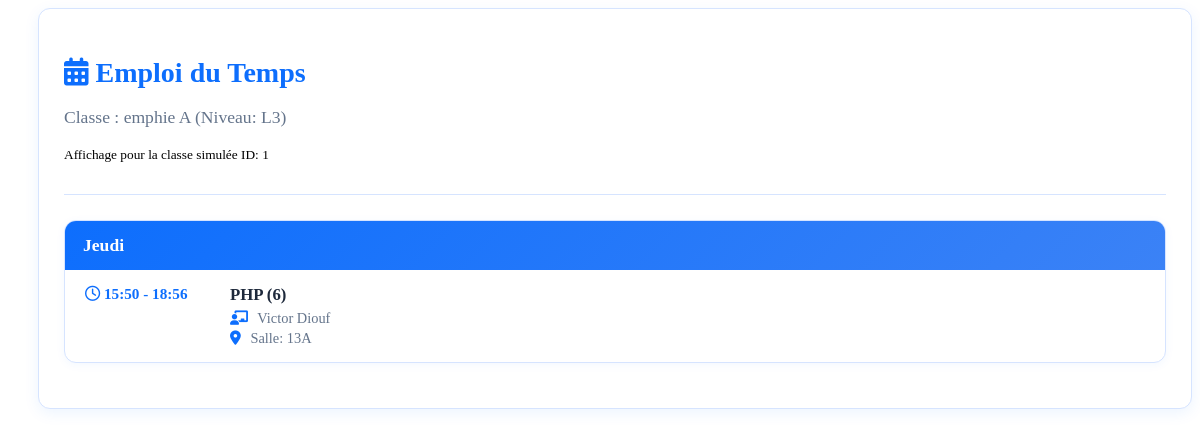
/dashboard/etudiant/emploi_temps.php, run on the app's committed database.
### tables this page shows
CREATE TABLE IF NOT EXISTS `emplois_temps` (
  `id` int NOT NULL AUTO_INCREMENT,
  `jour_semaine` enum('Lundi','Mardi','Mercredi','Jeudi','Vendredi','Samedi') DEFAULT NULL,
  `heure_debut` time DEFAULT NULL,
  `heure_fin` time DEFAULT NULL,
  `id_classe` int DEFAULT NULL,
  `id_matiere` int DEFAULT NULL,
  `salle` varchar(50) DEFAULT NULL,
  PRIMARY KEY (`id`),
  KEY `id_classe` (`id_classe`),
  KEY `id_matiere` (`id_matiere`)
);

CREATE TABLE IF NOT EXISTS `classes` (
  `id` int NOT NULL AUTO_INCREMENT,
  `nom_classe` varchar(100) DEFAULT NULL,
  `niveau` varchar(50) DEFAULT NULL,
  `id_filiere` int DEFAULT NULL,
  PRIMARY KEY (`id`),
  KEY `id_filiere` (`id_filiere`)
);

CREATE TABLE IF NOT EXISTS `matieres` (
  `id` int NOT NULL AUTO_INCREMENT,
  `nom_matiere` varchar(100) DEFAULT NULL,
  `code_matiere` varchar(20) DEFAULT NULL,
  `id_enseignant` int DEFAULT NULL,
  `id_classe` int DEFAULT NULL,
  PRIMARY KEY (`id`),
  KEY `id_enseignant` (`id_enseignant`),
  KEY `id_classe` (`id_classe`)
);

CREATE TABLE IF NOT EXISTS `utilisateurs` (
  `id` int NOT NULL AUTO_INCREMENT,
  `nom` varchar(100) DEFAULT NULL,
  `prenom` varchar(100) DEFAULT NULL,
  `email` varchar(100) DEFAULT NULL,
  `mot_de_passe` varchar(255) DEFAULT NULL,
  `role` enum('admin','etudiant','enseignant') DEFAULT NULL,
  `photo` varchar(255) DEFAULT NULL,
  `date_inscription` datetime DEFAULT CURRENT_TIMESTAMP,
  PRIMARY KEY (`id`),
  UNIQUE KEY `email` (`email`)
);

### dashboard/etudiant/emploi_temps.php (the view, shortened to what this page needs)
<?php
$database = new Database();
$conn = $database->connect();
function get_emploi_du_temps_for_classe($db_conn, $id_classe) {
    $stmt = $db_conn->prepare("
        SELECT
            et.id, et.jour_semaine, et.heure_debut, et.heure_fin, et.salle,
            m.nom_matiere, m.code_matiere,
            u.nom as nom_enseignant, u.prenom as prenom_enseignant,
            c.nom_classe, c.niveau
        FROM emplois_temps et
        JOIN matieres m ON et.id_matiere = m.id
        JOIN classes c ON et.id_classe = c.id
        JOIN enseignants ens ON m.id_enseignant = ens.id
        JOIN utilisateurs u ON ens.id_utilisateur = u.id
        WHERE et.id_classe = :id_classe
        ORDER BY FIELD(et.jour_semaine, 'Lundi', 'Mardi', 'Mercredi', 'Jeudi', 'Vendredi', 'Samedi'), et.heure_debut ASC
    ");
    $stmt->bindParam(':id_classe', $id_classe, PDO::PARAM_INT);
    $stmt->execute();
    $emploi_temps_grouped = [];
    while ($row = $stmt->fetch(PDO::FETCH_ASSOC)) {
        $emploi_temps_grouped[$row['jour_semaine']][] = $row;
        if (!isset($emploi_temps_grouped['classe_info'])) {
            $emploi_temps_grouped['classe_info'] = [
                'nom_classe' => $row['nom_classe'],
                'niveau' => $row['niveau']
            ];
        }
    }
    return $emploi_temps_grouped;
}
$emploi_temps = get_emploi_du_temps_for_classe($conn, SIMULATED_CLASSE_ID_EMPLOI_TEMPS);
$classe_info = $emploi_temps['classe_info'] ?? ['nom_classe' => 'Inconnue', 'niveau' => 'Inconnu'];
unset($emploi_temps['classe_info']);
$jours_semaine_ordre = ['Lundi', 'Mardi', 'Mercredi', 'Jeudi', 'Vendredi', 'Samedi'];
?>
<!DOCTYPE html>
<html lang="fr">
<head>
    <link rel="stylesheet" href="../../assets/css/style.css">
    <link rel="stylesheet" href="https://cdnjs.cloudflare.com/ajax/libs/font-awesome/6.0.0-beta3/css/all.min.css">
</head>
<body>
    <div class="dashboard-container">
        <div class="main-wrapper">
            <main class="content-area">
                <div class="main-column" style="width: 100%;">
                     <div class="page-container">
                        <div class="page-header">
                            <h2><i class="fas fa-calendar-alt"></i> Emploi du Temps</h2>
                            <p class="classe-info-display">
                                Classe : <?php echo htmlspecialchars($classe_info['nom_classe']); ?>
                                (Niveau: <?php echo htmlspecialchars($classe_info['niveau']); ?>)
                            </p>
                            <p><small>Affichage pour la classe simulée ID: <?php echo SIMULATED_CLASSE_ID_EMPLOI_TEMPS; ?></small></p>
                        </div>
                        <div class="emploi-temps-grid">
                            <?php if (empty($emploi_temps)): ?>
                                <p>Aucun emploi du temps n'est disponible pour cette classe pour le moment.</p>
                            <?php else: ?>
                                <?php foreach ($jours_semaine_ordre as $jour): ?>
                                    <?php if (isset($emploi_temps[$jour]) && !empty($emploi_temps[$jour])): ?>
                                        <div class="jour-colonne">
                                            <div class="jour-header"><?php echo htmlspecialchars($jour); ?></div>
                                            <?php foreach ($emploi_temps[$jour] as $creneau): ?>
                                                <div class="creneau-item">
                                                    <div class="creneau-horaire">
                                                        <i class="far fa-clock"></i>
                                                        <?php echo date('H:i', strtotime($creneau['heure_debut'])); ?> -
                                                        <?php echo date('H:i', strtotime($creneau['heure_fin'])); ?>
                                                    </div>
                                                    <div class="creneau-details">
                                                        <div class="matiere-nom">
                                                            <?php echo htmlspecialchars($creneau['nom_matiere']); ?>
                                                            (<?php echo htmlspecialchars($creneau['code_matiere']); ?>)
                                                        </div>
                                                        <span class="enseignant-nom">
                                                           <i class="fas fa-chalkboard-teacher"></i> <?php echo htmlspecialchars($creneau['prenom_enseignant'] . ' ' . $creneau['nom_enseignant']); ?>
                                                        </span>
                                                        <?php if (!empty($creneau['salle'])): ?>
                                                            <span class="salle-info">
                                                                <i class="fas fa-map-marker-alt"></i> Salle: <?php echo htmlspecialchars($creneau['salle']); ?>
                                                            </span>
                                                        <?php endif; ?>
                                                    </div>
                                                </div>
                                            <?php endforeach; ?>
                                        </div>
                                    <?php endif; ?>
                                <?php endforeach; ?>
                            <?php endif; ?>
                        </div>
                    </div>
                </div>
            </main>
        </div>
    </div>
</body>
</html>

### dashboard/etudiant/emploi_temps.php (style rules this page uses)
.page-container { background:#FFFFFF; padding:25px; border-radius:12px; box-shadow:0 4px 15px rgba(13,110,253,.08); border:1px solid #D6E4FF; margin-left:30px; }
.page-header { margin-bottom:25px; padding-bottom:15px; border-bottom:1px solid #D6E4FF; }
.page-header h2 { color:#0D6EFD; font-size:28px; margin-bottom:8px; }
.page-header .classe-info-display { font-size:1.1em; color:#64748B; }
.emploi-temps-grid { display:grid; gap:20px; }
.jour-colonne { margin-bottom:20px; border:1px solid #D6E4FF; border-radius:12px; overflow:hidden; background:#FFFFFF; box-shadow:0 2px 10px rgba(13,110,253,.05); transition:.3s; }
.jour-header { background:linear-gradient(135deg,#0D6EFD,#3B82F6); color:#FFFFFF; padding:14px 18px; font-size:1.1rem; font-weight:600; }
.creneau-item { padding:15px 20px; border-bottom:1px dashed #D6E4FF; display:flex; justify-content:space-between; align-items:flex-start; gap:15px; }
.creneau-item:last-child { border-bottom:none; }
.creneau-horaire { font-weight:700; color:#0D6EFD; flex-shrink:0; width:130px; font-size:.95rem; }
.creneau-details { flex-grow:1; }
.creneau-details .matiere-nom { font-size:1.05rem; font-weight:600; color:#1E293B; margin-bottom:5px; }
.creneau-details .enseignant-nom, .creneau-details .salle-info { font-size:.9rem; color:#64748B; display:block; margin-top:3px; }
.creneau-details .enseignant-nom i, .creneau-details .salle-info i { color:#0D6EFD; margin-right:6px; }

### data on the page
emplois_temps: id_classe.nom_classe "emphie A", id_classe.niveau "L3", heure_debut "15:50", heure_fin "18:56", id_matiere.nom_matiere "PHP", id_matiere.code_matiere "6", utilisateurs.prenom+nom "Victor Diouf", salle "13A"

### other printed values
SIMULATED_CLASSE_ID_EMPLOI_TEMPS "1"
$jour "Jeudi"
